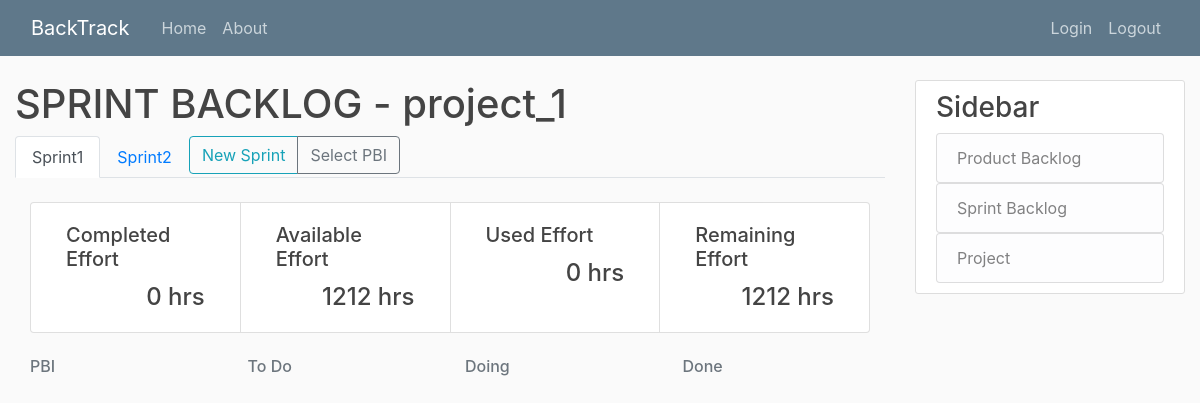
The app's page /project_1-sprint_21/, older data.
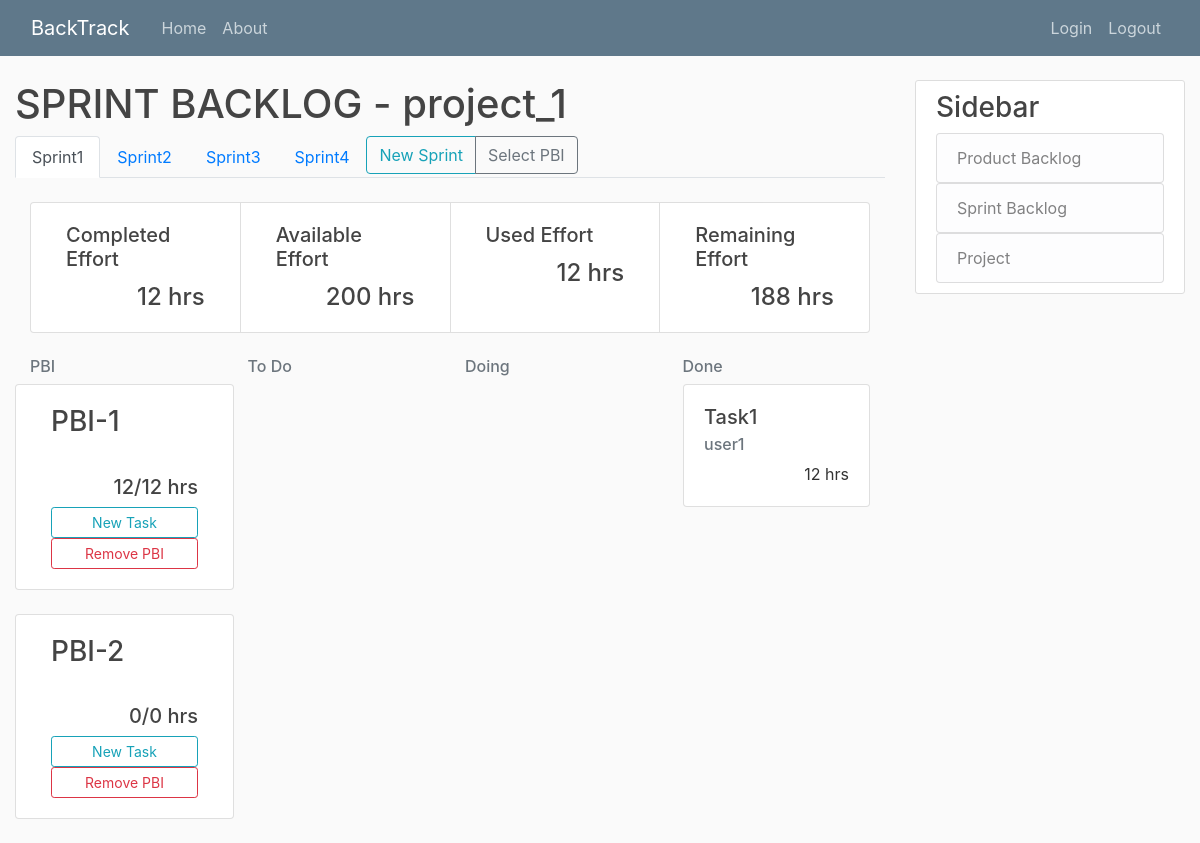
The same page, newer data.
### sprintBacklog/models.py (models this page shows, shortened)
class Sprint(models.Model):
	title = models.CharField(max_length=20, default="Sprint")
	available_effort = models.IntegerField()
	start_date = models.DateField(blank=True, null=True, default=date.today())
	details = models.TextField(null=True)
	project = models.ForeignKey(Project, on_delete=models.CASCADE, blank=True, null=True, default=None)
	def save(self, *args, **kwargs):
		number_of_sprint = Sprint.objects.filter(project=self.project).count()
		if Sprint.objects.filter(project=self.project).count() == None:
			number_of_sprint = 1
		else:
			number_of_sprint += 1
		if self not in Sprint.objects.filter(project=self.project):
			self.title = "Sprint" + str(number_of_sprint)
		super().save(*args, **kwargs)

class Task(models.Model):
	title = models.CharField(max_length=20, default="Task")
	status_choice = [
		('To Do', 'To Do'),
		('Doing', 'Doing'),
		('Done', 'Done'),
	]
	status = models.CharField(
		max_length = 5,
		choices = status_choice,
		default ='To Do',
	)
	effort = models.IntegerField("effort(hour)")
	details = models.TextField(null=True)
	sprint = models.ForeignKey(Sprint, on_delete=models.CASCADE, default=None)
	PBI = models.ForeignKey(PBI, on_delete=models.CASCADE, default=None)
	task_owner = models.ForeignKey(User, on_delete=models.SET_NULL, default=None, null=True, blank=True)

### productBacklog/models.py (models this page shows, shortened)
class PBI(models.Model):
	priority = models.IntegerField()
	title = models.CharField(max_length=20)
	status_choice = [
		('To Do', 'To Do'),
		('Doing', 'Doing'),
		('Done', 'Done'),
	]
	status = models.CharField(
		max_length = 5,
		choices = status_choice,
		default = 'To Do',
	)
	ESP = models.IntegerField("estimated story point")
	details = models.TextField()
	project = models.ForeignKey(Project, on_delete=models.CASCADE, blank=True, null=True, default=None)
	sprint = models.ManyToManyField(Sprint) # , blank=True, null=True, default=None)
	def save(self, *args, **kwargs):
		super().save(*args, **kwargs)

### sprintBacklog/views.py (the view)
# urls.py: path('<int:sprint>/', SprintBacklogListView.as_view(), name='sprint-home'),
class SprintBacklogListView(ListView):
	model = Sprint
	template_name = 'sprintBacklog/home.html'
	context_object_name = 'sprint'
	def get_queryset(self):
		queryset = Sprint.objects.filter(project_id=self.project).order_by('pk')
		index = 1
		for s in queryset:
			s.title = "Sprint" + str(index)
			s.save()
			index += 1
		today = date.today()
		for obj in PBI.objects.filter(sprint=self.sprint):
			todo = Task.objects.filter(status='To Do', PBI=obj, sprint=obj.sprint.order_by('start_date').last())
			doing = Task.objects.filter(status='Doing', PBI=obj, sprint=obj.sprint.order_by('start_date').last())
			done = Task.objects.filter(status='Done', PBI=obj, sprint=obj.sprint.order_by('start_date').last())
			if today - obj.sprint.order_by('start_date').last().start_date >= timedelta(weeks=self.project.duration):
				if todo or doing:
					obj.status = 'To Do'
					obj.save()
				elif done and not todo and not doing:
					obj.status = 'Done'
					obj.save()
			else:
				if done and not todo and not doing:
					obj.status = 'Done'
					obj.save()
		return self.sprint
	def dispatch(self, request, *args, **kwargs):
		self.project = get_object_or_404(Project, slug=kwargs['project'])
		self.sprint = Sprint.objects.get(pk=kwargs['sprint'])
		return super().dispatch(request, *args, **kwargs)
	def get_context_data(self, **kwargs):
		context = super().get_context_data(**kwargs)
		context['project'] = self.project
		context['all_sprint'] = Sprint.objects.filter(project=self.project).order_by('pk')
		context['PBI'] = PBI.objects.filter(project=self.project, status='To Do')
		task = []
		total = 0
		completed = 0
		for p in PBI.objects.filter(sprint=self.sprint):
			todo = Task.objects.filter(sprint=self.sprint).filter(status='To Do').filter(PBI=p)
			doing = Task.objects.filter(sprint=self.sprint).filter(status='Doing').filter(PBI=p)
			done = Task.objects.filter(sprint=self.sprint).filter(status='Done').filter(PBI=p)
			todoE = todo.aggregate(Sum('effort')).get('effort__sum') if todo else 0
			doingE = doing.aggregate(Sum('effort')).get('effort__sum') if doing else 0
			doneE = done.aggregate(Sum('effort')).get('effort__sum') if done else 0
			total += doneE + doingE + todoE
			completed += doneE
			tmp = {"pbi": p,
					"todo": todo,
					"doing": doing,
					"done": done,
					"finish": doneE,
					"not_finish": doingE + todoE + doneE
					}
			task.append(tmp)
		stat = {"completed": completed,
				"available": self.sprint.available_effort,
				"used": total,
				"remaining": self.sprint.available_effort - total
				}
		context['stat'] = stat
		context['task'] = task
		return context

### templates/SprintBacklog/home.html (shortened to what this page needs)
{% extends "base.html" %}
{% block content %}
	<h1>SPRINT BACKLOG - {{ project.title }}</h1>
	<ul class="nav nav-tabs" align="right">
		{% for s in all_sprint %}
		<li class="nav-item">
			{% if s.pk == sprint.pk %}
				<a class="nav-link active" href="{% url 'sprintBacklog-detail' project.slug s.pk %}">{{ s.title }}</a>
			{% else %}
				<a class="nav-link" href="{% url 'sprint-home' project.slug s.pk %}">{{ s.title }}</a>
			{% endif %}
		</li>
		{% endfor %}
		<li class="nav-item">
			<div class="btn-group" role="group" aria-label="Basic example">
				<a class="btn btn-outline-info" href="{% url 'sprintBacklog-create' project.slug %}">New Sprint</a>
				<a class="btn btn-outline-secondary" href="{% url 'sprintBacklog-select' project.slug sprint.pk%}">Select PBI</a>
			</div>
		</li>
	</ul>
	<div class="container-fluid">
	<div class="card-group">
		<div class="col-sm card">
			<div class="card-body">
				<h5 class="card-title">Completed Effort</h5>
				<h4 class="card-text" style="text-align: right">{{ stat.completed }} hrs</h4>
			</div>
		</div>
		<div class="col-sm card">
			<div class="card-body">
				<h5 class="card-title">Available Effort</h5>
				<h4 class="card-text" style="text-align: right">{{ stat.available }} hrs</h4>
			</div>
		</div>
		<div class="col-sm card">
			<div class="card-body">
				<h5 class="card-title">Used Effort</h5>
				<h4 class="card-text" style="text-align: right">{{ stat.used }} hrs</h4>
			</div>
		</div>
		<div class="col-sm card">
			<div class="card-body">
				<h5 class="card-title">Remaining Effort</h5>
				<h4 class="card-text" style="text-align: right">{{ stat.remaining }} hrs</h4>
			</div>
		</div>
	</div>
	</div>
	<div class="container">
		<div class="row">
			<div class="col-md">
				<h6 class="text-muted">PBI</h6>
			</div>
			<div class="col-md">
				<h6 class="text-muted">To Do</h6>
			</div>
			<div class="col-md">
				<h6 class="text-muted">Doing</h6>
			</div>
			<div class="col-md">
				<h6 class="text-muted">Done</h6>
			</div>
		</div>
	</div>
	{% for t in task %}
	<div class="container">
		<div class="row">
			<div class="col-sm card">
				<div class="card-body d-flex flex-column">
					<a href="{% url 'productBacklog-detail' project.slug t.pbi.pk %}"><h3 class="card-title">{{ t.pbi.title }}</h3></a>
					<h5 class="card-text mt-auto" style="text-align: right">{{ t.finish }}/{{ t.not_finish }} hrs</h5>
					<a href="{% url 'task-create' project.slug sprint.pk t.pbi.pk %}" class="btn btn-outline-info btn-sm mt-auto">New Task</a>
					<a href="{% url 'sprintBacklog-remove' project.slug sprint.pk t.pbi.pk %}" class="btn btn-outline-danger btn-sm mt-auto">Remove PBI</a>
				</div>
			</div>
			<div class="col-md">
			</div>
			<div class="col-md">
			</div>
			<div class="col-md">
			{% for i in t.done %}
				<div class="card">
					<div class="card-body">
						<a href="{% url 'task-detail' project.slug sprint.pk i.pk %}">
							<h5 class="card-title">{{ i.title }}</h5>
						</a>
						<h6 class="card-subtitle mb-2 text-muted">{{ i.task_owner }}</h6>
						<p class="card-text" style="text-align: right;">{{ i.effort }} hrs</p>
					</div>
				</div class="card">
			{% endfor %}
			</div>
		</div>
	</div>
	{% endfor %}
{% endblock content %}

Row changes from the older to the newer data that the page shows:
added Sprint: title "Sprint3"
added Sprint: title "Sprint4"
now on this page (row edited): PBI: pbi "PBI-1", finish "12", not_finish "12"
added Task: title "Task1", task_owner "user1", effort "12"
now on this page (row edited): PBI: pbi "PBI-2", finish "0", not_finish "0"
Text that changed along with them:
{{ stat.completed }}: "0" → "12"
{{ stat.available }}: "1212" → "200"
{{ stat.used }}: "0" → "12"
{{ stat.remaining }}: "1212" → "188"
